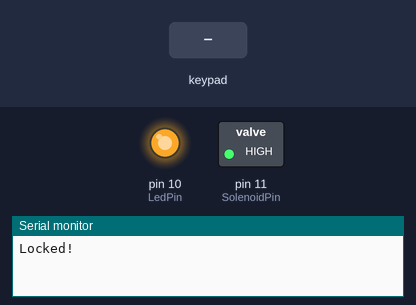
This sketch was run on a simulated Arduino Uno, built with avr-gcc and run on an emulated ATmega328P. On the bench: switched loads named in the sketch (green lamp = pin HIGH), output pins drawn as LEDs (lit = HIGH), the last lines printed to the serial monitor. The inputs (shaded band) are chosen by the test bench.

Above: at 1.85 s.
1.9 s: key '1' pressed
At 2.55 s:
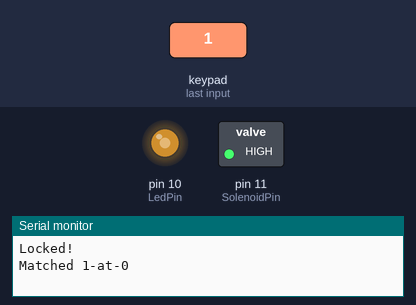
4.9 s: keypad keys 1 4 2 3 pressed 0.4 s apart
At 5.98 s:
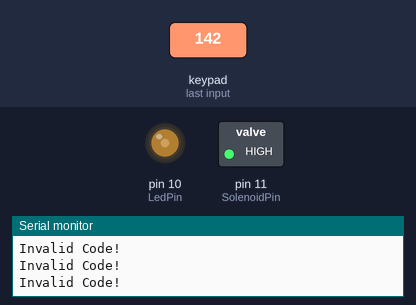
8.0 s: keypad keys 1 4 2 3 # pressed 0.4 s apart
At 11.42 s:
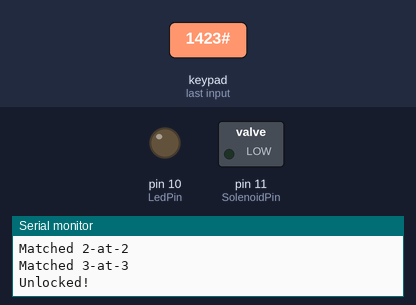
Timing chart, 0 to 19.0 s (numbered marks = the images above; inputs shaded):
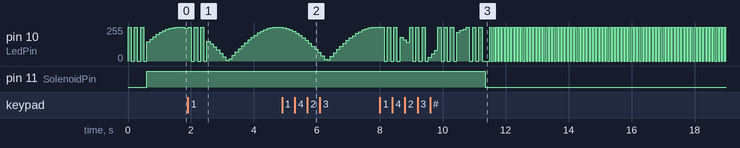

The sketch:

biometric_lockbox.ino
```cpp
#include <Key.h>
#include <Keypad.h>
#include <SoftwareSerial.h>

// Define the states for the lock state machine
#define LOCKED 1
#define UNLOCKED 0

// State Variables:   Initialize to the locked state
int LockState = LOCKED;
long StartTime = 0;
int position = 0;

// Define your password key sequence here
String secretCode = "1423";

// Keypad key matrix:
char keys[4][3] =
{
  {'9','6','3'},
  {'8','5','2'},
  {'7','4','1'},
  {'#','0','*'}

  //{'1','2','3'},
  //{'4','5','6'},
  //{'7','8','9'},
  //{'*','0','#'}
};

// Keypad pin definitions
byte rowPins[4] = {2, 3, 4, 5};  //connect to the row pinouts of the keypad
byte colPins[3] = {6, 7, 8}; //connect to the column pinouts of the keypad

Keypad keypad = Keypad(makeKeymap(keys), rowPins, colPins, 4, 3);

// More pin definitions:
int LedPin = 10;
int SolenoidPin = 11;

void setup()
{
  Serial.begin(9600);
  pinMode(LedPin, OUTPUT);
  pinMode(SolenoidPin, OUTPUT);
  // Flash hello (Temporary)
  for (int i = 0; i < 3; i++)
  {
    digitalWrite(LedPin, HIGH);
    delay(100);
    digitalWrite(LedPin, LOW);
    delay(100);
  }
  setLockState(LOCKED);
}


void loop()
{
   // Locked State - Monitor keypad for valid Password code entry
   if (LockState == LOCKED)
   {
      char key = keypad.getKey(); //default 0

      if (key == '*' || key == '#')
      {
         position = 0;
         setLockState(LOCKED);
      }
      if (key != 0)
      {
        if (key == secretCode.charAt(position))  // Valid key in Password sequence
        {
          for(int i = 0; i < 3; i++) { //temporary testing - flash on input
            digitalWrite(LedPin, HIGH);
            delay(100);
            digitalWrite(LedPin, LOW);
            delay(100);
          }
          Serial.print("Matched ");
          Serial.print(key);
          Serial.print("-at-");
          Serial.println(position);
          position++;
        }
        else  // Invalid key - start all over again
        {
          Serial.println("Invalid Code!");
          position = 0;
        }
      }


      // Let the LED 'breathe' while we wait (potentially superfluous)
      analogWrite(LedPin, sin((millis() % 3142) / 1000.0) * 255);

      if (position == secretCode.length())  // Password successfully entered - advance state
      {
         setLockState(UNLOCKED);
         position = 0;
      }
      delay(100);
   }

   // UNLOCKED state - hold the solenoid open for a limited time
   else if (LockState == UNLOCKED)
   {
      for (int i = 0; i < 100; i++)
      {
         // Flash the led to indicate the lock is open
         digitalWrite(LedPin, LOW);
         delay(50);
         digitalWrite(LedPin, HIGH);
         delay(50);
      }
      setLockState (LOCKED);  // Time-out - go back to the locked state.
   }
}


// Set the state and the time of the state change
void setLockState(int state)
{
   LockState = state;
   StartTime = millis ();
   if (state == LOCKED)
   {
      Serial.println("Locked!");
      digitalWrite(LedPin, HIGH);
      digitalWrite(SolenoidPin, HIGH);
   }
   else if (state == UNLOCKED)
   {
      Serial.println("Unlocked!");
      digitalWrite(LedPin, LOW);
      digitalWrite(SolenoidPin, LOW);
   }
}
```

Measured:
- after the input at 8.0 s, pin 11 (SolenoidPin): HIGH → LOW after 3.3 s
